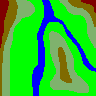

This is a level from a 2D game, rendered from its Tiled map with the project's own tilesets. A one-line summary and the map file follow, with tile-layer data summarised:
An orthogonal 96x96 tile map with 1x1 px tiles, 1 tile layer (Calque de Tuiles 1).

<map version="1.10" tiledversion="1.11.2" orientation="orthogonal" renderorder="right-down" width="96" height="96" tilewidth="1" tileheight="1" infinite="0" nextlayerid="2" nextobjectid="1">
 <tileset firstgid="1" source="SimCity.tsx" />
 <layer id="1" name="Calque de Tuiles 1" width="96" height="96">
  <data>[9216 cells, 9216 non-empty, 5 distinct tile ids]</data>
 </layer>
</map>